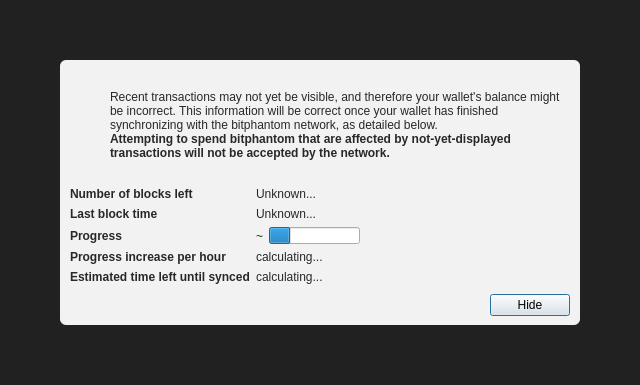
<?xml version="1.0" encoding="UTF-8"?>
<ui version="4.0">
 <class>ModalOverlay</class>
 <widget class="ModalOverlay" name="ModalOverlay">
  <property name="geometry">
   <rect>
    <x>0</x>
    <y>0</y>
    <width>640</width>
    <height>385</height>
   </rect>
  </property>
  <property name="windowTitle">
   <string>Form</string>
  </property>
  <layout class="QVBoxLayout" name="verticalLayout" stretch="0">
   <property name="sizeConstraint">
    <enum>QLayout::SetDefaultConstraint</enum>
   </property>
   <property name="leftMargin">
    <number>0</number>
   </property>
   <property name="topMargin">
    <number>0</number>
   </property>
   <property name="rightMargin">
    <number>0</number>
   </property>
   <property name="bottomMargin">
    <number>0</number>
   </property>
   <item>
    <widget class="QWidget" name="bgWidget" native="true">
     <property name="styleSheet">
      <string notr="true">#bgWidget { background: rgba(0,0,0,220); }</string>
     </property>
     <layout class="QVBoxLayout" name="verticalLayoutMain" stretch="1">
      <property name="leftMargin">
       <number>60</number>
      </property>
      <property name="topMargin">
       <number>60</number>
      </property>
      <property name="rightMargin">
       <number>60</number>
      </property>
      <property name="bottomMargin">
       <number>60</number>
      </property>
      <item>
       <widget class="QWidget" name="contentWidget" native="true">
        <property name="styleSheet">
         <string notr="true">#contentWidget { background: rgba(255,255,255,240); border-radius: 6px; }

QLabel { color: rgb(40,40,40);  }</string>
        </property>
        <layout class="QVBoxLayout" name="verticalLayoutSub" stretch="1,0,0,0">
         <property name="spacing">
          <number>0</number>
         </property>
         <property name="leftMargin">
          <number>10</number>
         </property>
         <property name="topMargin">
          <number>10</number>
         </property>
         <property name="rightMargin">
          <number>10</number>
         </property>
         <property name="bottomMargin">
          <number>10</number>
         </property>
         <item>
          <layout class="QHBoxLayout" name="horizontalLayoutIconText" stretch="0,1">
           <property name="topMargin">
            <number>20</number>
           </property>
           <item>
            <layout class="QVBoxLayout" name="verticalLayoutIcon">
             <property name="leftMargin">
              <number>0</number>
             </property>
             <item>
              <widget class="QPushButton" name="warningIcon">
               <property name="enabled">
                <bool>false</bool>
               </property>
               <property name="text">
                <string/>
               </property>
               <property name="icon">
                <iconset>
                 <normaloff>:/icons/warning</normaloff>
                 <disabledoff>:/icons/warning</disabledoff>:/icons/warning</iconset>
               </property>
               <property name="iconSize">
                <size>
                 <width>48</width>
                 <height>48</height>
                </size>
               </property>
               <property name="flat">
                <bool>true</bool>
               </property>
              </widget>
             </item>
             <item>
              <spacer name="verticalSpacerWarningIcon">
               <property name="orientation">
                <enum>Qt::Vertical</enum>
               </property>
               <property name="sizeHint" stdset="0">
                <size>
                 <width>20</width>
                 <height>40</height>
                </size>
               </property>
              </spacer>
             </item>
            </layout>
           </item>
           <item>
            <layout class="QVBoxLayout" name="verticalLayoutInfoText">
             <property name="leftMargin">
              <number>0</number>
             </property>
             <property name="topMargin">
              <number>0</number>
             </property>
             <item>
              <widget class="QLabel" name="infoText">
               <property name="text">
                <string>Recent transactions may not yet be visible, and therefore your wallet's balance might be incorrect. This information will be correct once your wallet has finished synchronizing with the bitphantom network, as detailed below.</string>
               </property>
               <property name="textFormat">
                <enum>Qt::RichText</enum>
               </property>
               <property name="wordWrap">
                <bool>true</bool>
               </property>
              </widget>
             </item>
             <item>
              <widget class="QLabel" name="infoTextStrong">
               <property name="font">
                <font>
                 <weight>75</weight>
                 <bold>true</bold>
                </font>
               </property>
               <property name="text">
                <string>Attempting to spend bitphantom that are affected by not-yet-displayed transactions will not be accepted by the network.</string>
               </property>
               <property name="textFormat">
                <enum>Qt::RichText</enum>
               </property>
               <property name="wordWrap">
                <bool>true</bool>
               </property>
              </widget>
             </item>
             <item>
              <spacer name="verticalSpacerInTextSpace">
               <property name="orientation">
                <enum>Qt::Vertical</enum>
               </property>
               <property name="sizeHint" stdset="0">
                <size>
                 <width>20</width>
                 <height>40</height>
                </size>
               </property>
              </spacer>
             </item>
            </layout>
           </item>
          </layout>
         </item>
         <item>
          <spacer name="verticalSpacerAfterText">
           <property name="orientation">
            <enum>Qt::Vertical</enum>
           </property>
           <property name="sizeHint" stdset="0">
            <size>
             <width>20</width>
             <height>40</height>
            </size>
           </property>
          </spacer>
         </item>
         <item>
          <layout class="QFormLayout" name="formLayout">
           <property name="fieldGrowthPolicy">
            <enum>QFormLayout::FieldsStayAtSizeHint</enum>
           </property>
           <property name="horizontalSpacing">
            <number>6</number>
           </property>
           <property name="verticalSpacing">
            <number>6</number>
           </property>
           <property name="topMargin">
            <number>10</number>
           </property>
           <item row="0" column="0">
            <widget class="QLabel" name="labelNumberOfBlocksLeft">
             <property name="font">
              <font>
               <weight>75</weight>
               <bold>true</bold>
              </font>
             </property>
             <property name="text">
              <string>Number of blocks left</string>
             </property>
            </widget>
           </item>
           <item row="0" column="1">
            <widget class="QLabel" name="numberOfBlocksLeft">
             <property name="text">
              <string>Unknown...</string>
             </property>
            </widget>
           </item>
           <item row="1" column="0">
            <widget class="QLabel" name="labelLastBlockTime">
             <property name="font">
              <font>
               <weight>75</weight>
               <bold>true</bold>
              </font>
             </property>
             <property name="text">
              <string>Last block time</string>
             </property>
            </widget>
           </item>
           <item row="1" column="1">
            <widget class="QLabel" name="newestBlockDate">
             <property name="sizePolicy">
              <sizepolicy hsizetype="Maximum" vsizetype="Preferred">
               <horstretch>0</horstretch>
               <verstretch>0</verstretch>
              </sizepolicy>
             </property>
             <property name="text">
              <string>Unknown...</string>
             </property>
            </widget>
           </item>
           <item row="2" column="0">
            <widget class="QLabel" name="labelSyncDone">
             <property name="font">
              <font>
               <weight>75</weight>
               <bold>true</bold>
              </font>
             </property>
             <property name="text">
              <string>Progress</string>
             </property>
            </widget>
           </item>
           <item row="2" column="1">
            <layout class="QHBoxLayout" name="horizontalLayoutSync" stretch="0,1">
             <item>
              <widget class="QLabel" name="percentageProgress">
               <property name="text">
                <string notr="true">~</string>
               </property>
              </widget>
             </item>
             <item>
              <widget class="QProgressBar" name="progressBar">
               <property name="value">
                <number>24</number>
               </property>
               <property name="format">
                <string/>
               </property>
              </widget>
             </item>
            </layout>
           </item>
           <item row="4" column="0">
            <widget class="QLabel" name="labelProgressIncrease">
             <property name="font">
              <font>
               <weight>75</weight>
               <bold>true</bold>
              </font>
             </property>
             <property name="text">
              <string>Progress increase per hour</string>
             </property>
            </widget>
           </item>
           <item row="4" column="1">
            <widget class="QLabel" name="progressIncreasePerH">
             <property name="text">
              <string>calculating...</string>
             </property>
            </widget>
           </item>
           <item row="5" column="0">
            <widget class="QLabel" name="labelEstimatedTimeLeft">
             <property name="font">
              <font>
               <weight>75</weight>
               <bold>true</bold>
              </font>
             </property>
             <property name="text">
              <string>Estimated time left until synced</string>
             </property>
            </widget>
           </item>
           <item row="5" column="1">
            <widget class="QLabel" name="expectedTimeLeft">
             <property name="text">
              <string>calculating...</string>
             </property>
            </widget>
           </item>
          </layout>
         </item>
         <item>
          <layout class="QHBoxLayout" name="horizontalLayoutButtons">
           <property name="leftMargin">
            <number>10</number>
           </property>
           <property name="topMargin">
            <number>10</number>
           </property>
           <item>
            <spacer name="horizontalSpacer">
             <property name="orientation">
              <enum>Qt::Horizontal</enum>
             </property>
             <property name="sizeHint" stdset="0">
              <size>
               <width>40</width>
               <height>20</height>
              </size>
             </property>
            </spacer>
           </item>
           <item>
            <widget class="QPushButton" name="closeButton">
             <property name="text">
              <string>Hide</string>
             </property>
             <property name="focusPolicy">
              <enum>Qt::StrongFocus</enum>
             </property>
             <property name="default">
              <bool>true</bool>
             </property>
            </widget>
           </item>
          </layout>
         </item>
        </layout>
       </widget>
      </item>
     </layout>
    </widget>
   </item>
  </layout>
 </widget>
 <customwidgets>
  <customwidget>
   <class>ModalOverlay</class>
   <extends>QWidget</extends>
   <header>qt/modaloverlay.h</header>
   <container>1</container>
  </customwidget>
 </customwidgets>
 <resources/>
 <connections/>
</ui>
